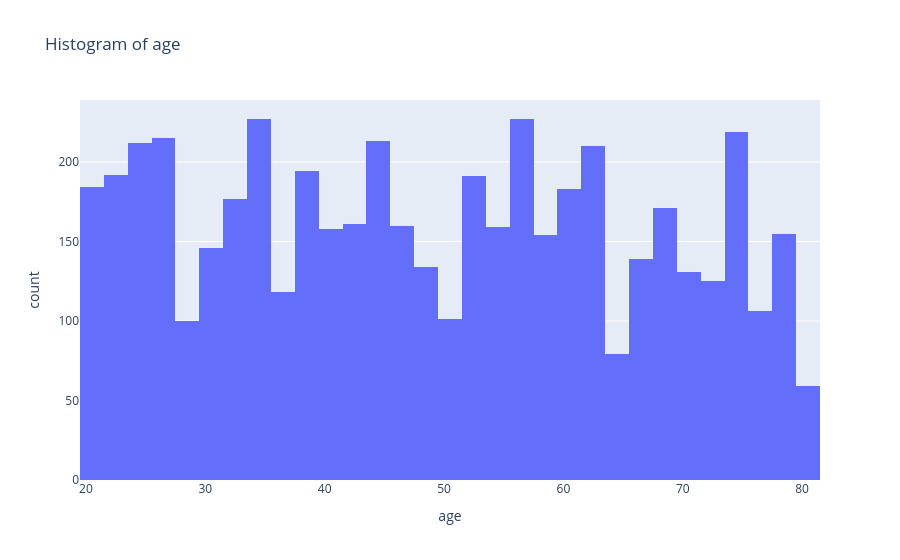
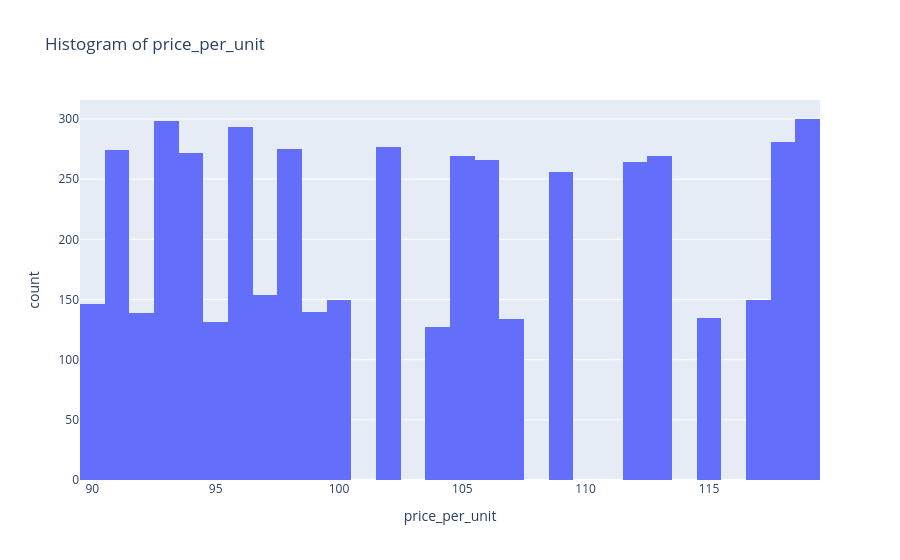
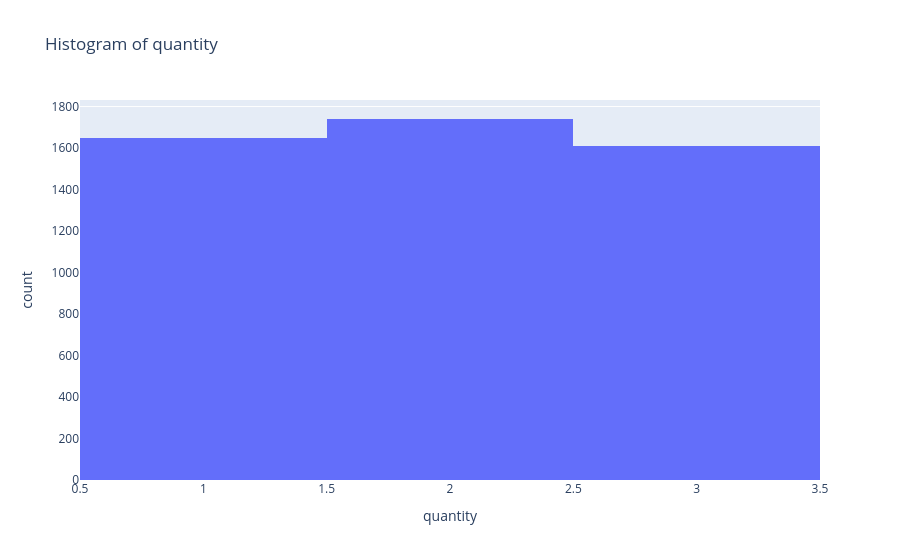
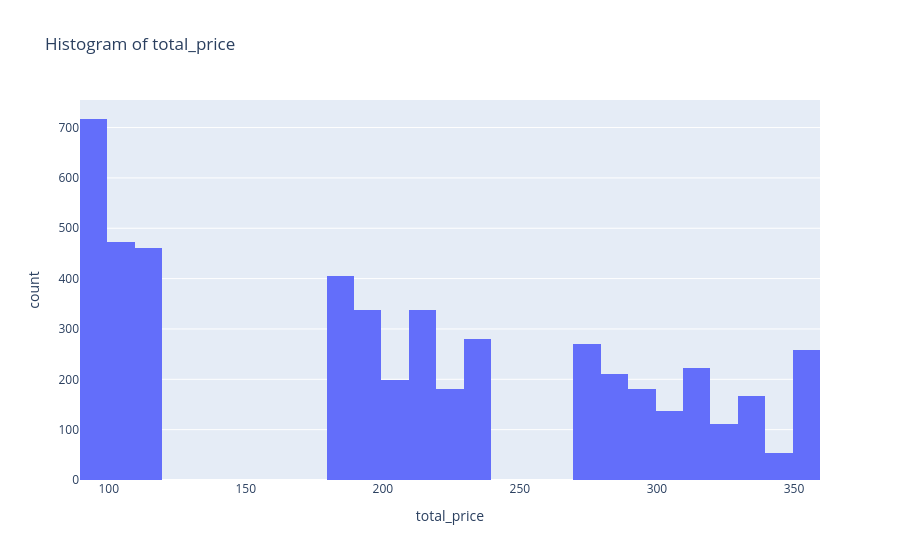

Source (notebook cell) for these figures, in order:
### Code cell
for col in num_cols:
    px.histogram(df, x = col, title = f'Histogram of {col}').show()

### Figure 1 — Plotly figure (JSON) as saved in the notebook; plotly's stock layout.template omitted (floating-point values rounded to 4 significant figures; data arrays with more than 128 entries replaced by an {"elided": "..."} marker saying what was removed)
{"data": [{"bingroup": "x", "hovertemplate": "age=%{x}<br>count=%{y}<extra></extra>", "legendgroup": "", "marker": {"color": "#636efa", "pattern": {"shape": ""}}, "name": "", "orientation": "v", "showlegend": false, "type": "histogram", "x": {"elided": "5000 int values"}, "xaxis": "x", "yaxis": "y"}], "layout": {"barmode": "relative", "legend": {"tracegroupgap": 0}, "title": {"text": "Histogram of age"}, "xaxis": {"anchor": "y", "domain": [0, 1], "title": {"text": "age"}}, "yaxis": {"anchor": "x", "domain": [0, 1], "title": {"text": "count"}}}}

### Figure 2 — Plotly figure (JSON) as saved in the notebook; plotly's stock layout.template omitted (floating-point values rounded to 4 significant figures; data arrays with more than 128 entries replaced by an {"elided": "..."} marker saying what was removed)
{"data": [{"bingroup": "x", "hovertemplate": "price_per_unit=%{x}<br>count=%{y}<extra></extra>", "legendgroup": "", "marker": {"color": "#636efa", "pattern": {"shape": ""}}, "name": "", "orientation": "v", "showlegend": false, "type": "histogram", "x": {"elided": "5000 float values"}, "xaxis": "x", "yaxis": "y"}], "layout": {"barmode": "relative", "legend": {"tracegroupgap": 0}, "title": {"text": "Histogram of price_per_unit"}, "xaxis": {"anchor": "y", "domain": [0, 1], "title": {"text": "price_per_unit"}}, "yaxis": {"anchor": "x", "domain": [0, 1], "title": {"text": "count"}}}}

### Figure 3 — Plotly figure (JSON) as saved in the notebook; plotly's stock layout.template omitted (floating-point values rounded to 4 significant figures; data arrays with more than 128 entries replaced by an {"elided": "..."} marker saying what was removed)
{"data": [{"bingroup": "x", "hovertemplate": "quantity=%{x}<br>count=%{y}<extra></extra>", "legendgroup": "", "marker": {"color": "#636efa", "pattern": {"shape": ""}}, "name": "", "orientation": "v", "showlegend": false, "type": "histogram", "x": {"elided": "5000 int values"}, "xaxis": "x", "yaxis": "y"}], "layout": {"barmode": "relative", "legend": {"tracegroupgap": 0}, "title": {"text": "Histogram of quantity"}, "xaxis": {"anchor": "y", "domain": [0, 1], "title": {"text": "quantity"}}, "yaxis": {"anchor": "x", "domain": [0, 1], "title": {"text": "count"}}}}

### Figure 4 — Plotly figure (JSON) as saved in the notebook; plotly's stock layout.template omitted (floating-point values rounded to 4 significant figures; data arrays with more than 128 entries replaced by an {"elided": "..."} marker saying what was removed)
{"data": [{"bingroup": "x", "hovertemplate": "total_price=%{x}<br>count=%{y}<extra></extra>", "legendgroup": "", "marker": {"color": "#636efa", "pattern": {"shape": ""}}, "name": "", "orientation": "v", "showlegend": false, "type": "histogram", "x": {"elided": "5000 float values"}, "xaxis": "x", "yaxis": "y"}], "layout": {"barmode": "relative", "legend": {"tracegroupgap": 0}, "title": {"text": "Histogram of total_price"}, "xaxis": {"anchor": "y", "domain": [0, 1], "title": {"text": "total_price"}}, "yaxis": {"anchor": "x", "domain": [0, 1], "title": {"text": "count"}}}}
